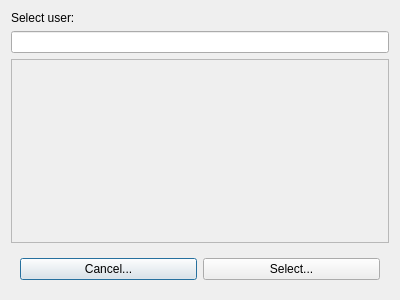
<?xml version="1.0" encoding="UTF-8"?>
<ui version="4.0">
 <class>Dialog</class>
 <widget class="QDialog" name="Dialog">
  <property name="geometry">
   <rect>
    <x>0</x>
    <y>0</y>
    <width>400</width>
    <height>300</height>
   </rect>
  </property>
  <property name="windowTitle">
   <string>Dialog</string>
  </property>
  <layout class="QVBoxLayout" name="verticalLayout">
   <item>
    <widget class="QLabel" name="main_label">
     <property name="text">
      <string>Select user:</string>
     </property>
    </widget>
   </item>
   <item>
    <widget class="QLineEdit" name="search_line"/>
   </item>
   <item>
    <widget class="QScrollArea" name="user_area">
     <property name="widgetResizable">
      <bool>true</bool>
     </property>
     <widget class="QWidget" name="scrollAreaWidgetContents">
      <property name="geometry">
       <rect>
        <x>0</x>
        <y>0</y>
        <width>380</width>
        <height>186</height>
       </rect>
      </property>
     </widget>
    </widget>
   </item>
   <item>
    <widget class="QWidget" name="enter_area" native="true">
     <layout class="QHBoxLayout" name="horizontalLayout">
      <item>
       <widget class="QPushButton" name="cancel_button">
        <property name="text">
         <string>Cancel...</string>
        </property>
       </widget>
      </item>
      <item>
       <widget class="QPushButton" name="enter_button">
        <property name="text">
         <string>Select...</string>
        </property>
       </widget>
      </item>
     </layout>
    </widget>
   </item>
  </layout>
 </widget>
 <resources/>
 <connections/>
</ui>
